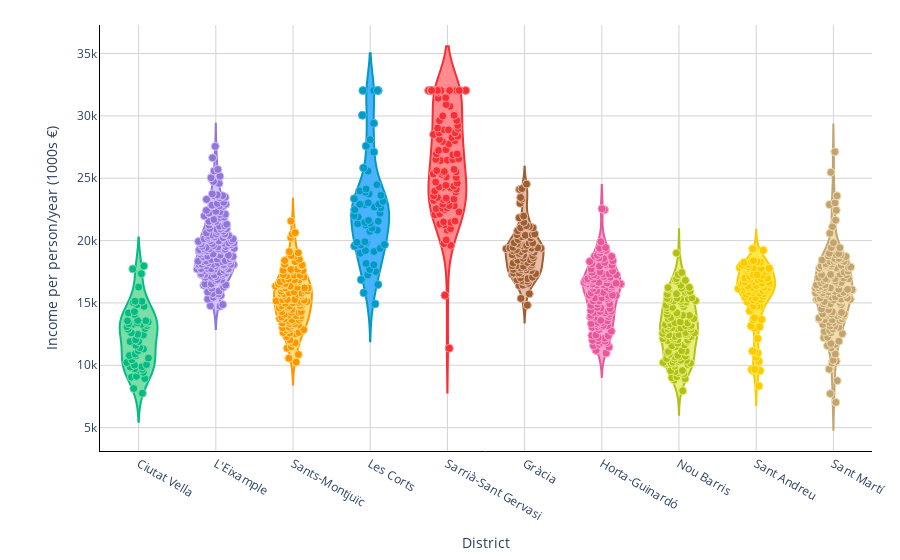

This figure's notebook cell:
### Markdown cell above
### 3.3. Visualizing income across districts
Even if our objective is to relate income and household size, it's a good practice to start by visualizing each variable on its own. We'll first visualize, then, how income is distributed across our census sections. Since there are 1068 census areas in the city, we'll group them by district. With such abundant data points, it's helpful to also represent the general trend as a density. One of the most intuitive ways of doing so are violin plots.

Below is the code to create the visualization with the help of the plotly library. Instead of the more sparse plotly express, I like to use plotly's graphical objects, which offer greater customization, even if at the expense of more lines of code. In this case, since I want the color of the data to depend on the district, I will have to define a for loop to assign the color and then append the violin to a list.

### Code cell
#create the list of violin objects with different colors

violins = [] #create an empty list

district_names = ['Ciutat Vella', "L'Eixample", 'Sants-Montjuïc', 'Les Corts', 'Sarrià-Sant Gervasi', 'Gràcia', 'Horta-Guinardó', 'Nou Barris', 'Sant Andreu', 'Sant Martí'] #list with each district's name, in the order we want it

for i, district_name in enumerate(district_names): #loop over all districts
    district_data = df_indivincome.loc[df_indivincome['district_name'] == district_name, 'income_per_person']

    violin = go.Violin( #defining parameters for the plot
        y=district_data,
        box_visible=False,
        line_color=palcolors[i],
        fillcolor=palcolors_light[i],
        points='all',
        pointpos=0,
        jitter=1,
        marker=dict(color=palcolors[i], size=8, line=dict(color=palcolors_light[i], width=1)),
        hoveron='points',
        name=district_name,
        showlegend=False,
        customdata=np.column_stack(( #choosing the columns to display information when hovering with the mouse on the data points
            df_indivincome.loc[df_indivincome['district_name'] == district_name, 'district_name'],
            df_indivincome.loc[df_indivincome['district_name'] == district_name, 'neighborhood_name'],
            df_indivincome.loc[df_indivincome['district_name'] == district_name, 'census_section'],
            district_data
        )),
        hovertemplate=( #assigning a template to structure and label the aforementioned information
            '<br><b>District: %{customdata[0]}</b></br>'
            '<b>Neighborhood: %{customdata[1]}</b>'
            '<br><b>Census section: %{customdata[2]}</b></br>'
            '<b>Income: %{customdata[3]}</b><extra></extra>'
        )
    )
    violins.append(violin) #append current violin to the list

#create the figure
fig1 = go.Figure(data=violins, layout=mylayout)

#update my custom layout with some elements specific to this figure
fig1.update_layout(
    xaxis=dict(title='District'),
    yaxis=dict(title='Income per person/year (1000s €)'),
    margin=dict(l=100, r=25, b=50, t=25),#customizing margins
    showlegend=False #no legends
)

#show the figure
fig1.show()

### Figure 1 — Plotly figure (JSON) as saved in the notebook; plotly's stock layout.template omitted (floating-point values rounded to 4 significant figures; data arrays with more than 128 entries replaced by an {"elided": "..."} marker saying what was removed)
{"data": [{"box": {"visible": false}, "customdata": {"elided": "54x4 mixed values"}, "fillcolor": "#7ADFA7", "hoveron": "points", "hovertemplate": "<br><b>District: %{customdata[0]}</b></br><b>Neighborhood: %{customdata[1]}</b><br><b>Census section: %{customdata[2]}</b></br><b>Income: %{customdata[3]}</b><extra></extra>", "jitter": 1, "line": {"color": "#04BB85"}, "marker": {"color": "#04BB85", "line": {"color": "#7ADFA7", "width": 1}, "size": 8}, "name": "Ciutat Vella", "pointpos": 0, "points": "all", "showlegend": false, "type": "violin", "y": [11166, 9115, 9431, 10898, 9717, 10214, 9880, 7755, 10011, 8936, 8137, 10578, 10757, 10052, 10444, 9623, 9048, 9854, 9665, 14725, 14304, 15141, 15038, 14081, 14859, 13379, 12429, 11413, 11300, 11604, 15133, 12890, 13175, 12947, 13476, 13402, 12033, 13289, 13332, 11903, 13567, 17964, 16272, 14198, 12601, 13294, 10784, 13097, 13589, 11908, 17727, 12487, 13563, 17342]}, {"box": {"visible": false}, "customdata": {"elided": "173x4 mixed values"}, "fillcolor": "#D5C2FF", "hoveron": "points", "hovertemplate": "<br><b>District: %{customdata[0]}</b></br><b>Neighborhood: %{customdata[1]}</b><br><b>Census section: %{customdata[2]}</b></br><b>Income: %{customdata[3]}</b><extra></extra>", "jitter": 1, "line": {"color": "#8F76D7"}, "marker": {"color": "#8F76D7", "line": {"color": "#D5C2FF", "width": 1}, "size": 8}, "name": "L'Eixample", "pointpos": 0, "points": "all", "showlegend": false, "type": "violin", "y": {"elided": "173 int values"}}, {"box": {"visible": false}, "customdata": {"elided": "117x4 mixed values"}, "fillcolor": "#FFE07F", "hoveron": "points", "hovertemplate": "<br><b>District: %{customdata[0]}</b></br><b>Neighborhood: %{customdata[1]}</b><br><b>Census section: %{customdata[2]}</b></br><b>Income: %{customdata[3]}</b><extra></extra>", "jitter": 1, "line": {"color": "#FF9500"}, "marker": {"color": "#FF9500", "line": {"color": "#FFE07F", "width": 1}, "size": 8}, "name": "Sants-Montjuïc", "pointpos": 0, "points": "all", "showlegend": false, "type": "violin", "y": [14247, 13238, 12578, 15018, 13965, 13622, 14036, 13008, 14594, 12625, 11481, 13185, 12518, 12020, 12854, 11779, 11728, 13871, 12919, 15696, 15268, 14977, 12823, 13386, 11802, 13981, 15254, 16508, 13058, 14732, 13753, 12628, 10569, 13542, 15149, 16205, 16201, 10862, 10253, 18097, 15260, 15009, 16679, 14226, 16342, 18791, 15222, 18503, 16166, 16854, 13296, 15113, 14259, 16441, 15814, 15558, 15600, 19114, 14638, 17070, 15119, 15918, 15062, 16876, 16261, 14794, 16197, 14292, 17274, 13649, 13716, 14094, 16840, 16459, 14718, 14766, 14471, 14565, 13347, 15269, 15983, 17703, 17592, 17681, 17565, 20636, 18744, 15939, 18315, 20224, 17221, 17178, 17620, 18401, 16746, 15753, 12301, 13798, 16691, 15773, 16558, 15895, 16400, 15703, 15724, 16349, 16925, 16315, 17220, 17987, 18035, 19022, 21563, 20519, 14303, 13518, 11370]}, {"box": {"visible": false}, "customdata": {"elided": "57x4 mixed values"}, "fillcolor": "#49B3FF", "hoveron": "points", "hovertemplate": "<br><b>District: %{customdata[0]}</b></br><b>Neighborhood: %{customdata[1]}</b><br><b>Census section: %{customdata[2]}</b></br><b>Income: %{customdata[3]}</b><extra></extra>", "jitter": 1, "line": {"color": "#019BBF"}, "marker": {"color": "#019BBF", "line": {"color": "#49B3FF", "width": 1}, "size": 8}, "name": "Les Corts", "pointpos": 0, "points": "all", "showlegend": false, "type": "violin", "y": [19560, 21553, 21399, 19655, 19197, 19820, 16869, 17678, 19377, 21245, 23153, 21353, 22913, 24480, 21460, 23031, 21899, 23356, 27099, 22922, 25576, 21986, 32039, 30055, 20994, 22198, 23982, 21620, 24135, 22883, 19907, 18983, 19120, 23629, 22479, 18061, 19682, 19857, 18164, 14924, 16471, 15808, 22614, 17519, 17251, 25831, 20835, 22687, 27584, 32039, 23882, 32039, 20738, 29408, 32039, 28091, 23741]}, {"box": {"visible": false}, "customdata": {"elided": "98x4 mixed values"}, "fillcolor": "#FF8B8F", "hoveron": "points", "hovertemplate": "<br><b>District: %{customdata[0]}</b></br><b>Neighborhood: %{customdata[1]}</b><br><b>Census section: %{customdata[2]}</b></br><b>Income: %{customdata[3]}</b><extra></extra>", "jitter": 1, "line": {"color": "#F62F36"}, "marker": {"color": "#F62F36", "line": {"color": "#FF8B8F", "width": 1}, "size": 8}, "name": "Sarrià-Sant Gervasi", "pointpos": 0, "points": "all", "showlegend": false, "type": "violin", "y": [15609, 24298, 25067, 29020, 28881, 32039, 26450, 28510, 24433, 22590, 26954, 22557, 24361, 26875, 24606, 20831, 32039, 24121, 28882, 28365, 32039, 31459, 21564, 30766, 32039, 32039, 32039, 28626, 31998, 32039, 32039, 32039, 28111, 11363, 32039, 29621, 22303, 23592, 29997, 22151, 25302, 23455, 22791, 25508, 26567, 31896, 28010, 28998, 30910, 25096, 29638, 32039, 32039, 32039, 32039, 28645, 32039, 31425, 27290, 30049, 24283, 27750, 28264, 25613, 23322, 27942, 27237, 25340, 23900, 24230, 22919, 26494, 23972, 26419, 22459, 25714, 26513, 25536, 24694, 22807, 22614, 21454, 21253, 20950, 20052, 21320, 23403, 23219, 23237, 21497, 22069, 29232, 25458, 26953, 19762, 19615, 23283, 20828]}, {"box": {"visible": false}, "customdata": {"elided": "87x4 mixed values"}, "fillcolor": "#E9BEA8", "hoveron": "points", "hovertemplate": "<br><b>District: %{customdata[0]}</b></br><b>Neighborhood: %{customdata[1]}</b><br><b>Census section: %{customdata[2]}</b></br><b>Income: %{customdata[3]}</b><extra></extra>", "jitter": 1, "line": {"color": "#9D5E31"}, "marker": {"color": "#9D5E31", "line": {"color": "#E9BEA8", "width": 1}, "size": 8}, "name": "Gràcia", "pointpos": 0, "points": "all", "showlegend": false, "type": "violin", "y": [16744, 18046, 17007, 18961, 24534, 19814, 19288, 24101, 21130, 20529, 23459, 17306, 16861, 15364, 14819, 15734, 17816, 18217, 18867, 20212, 18754, 24168, 19352, 20472, 19276, 20478, 17324, 19759, 17593, 19342, 17669, 18613, 17646, 21464, 19797, 19395, 18425, 17396, 20084, 20306, 21965, 19377, 23333, 19421, 18867, 16688, 17686, 18821, 16394, 19246, 17901, 17941, 16566, 17975, 17411, 16791, 19116, 18461, 17350, 17818, 16421, 17066, 19579, 21031, 17346, 19065, 21024, 19712, 17973, 19609, 20424, 18795, 18192, 21193, 19652, 16947, 17585, 19397, 18582, 18257, 19173, 20791, 18391, 19828, 22988, 21830, 19455]}, {"box": {"visible": false}, "customdata": {"elided": "123x4 mixed values"}, "fillcolor": "#FFA4D3", "hoveron": "points", "hovertemplate": "<br><b>District: %{customdata[0]}</b></br><b>Neighborhood: %{customdata[1]}</b><br><b>Census section: %{customdata[2]}</b></br><b>Income: %{customdata[3]}</b><extra></extra>", "jitter": 1, "line": {"color": "#E65898"}, "marker": {"color": "#E65898", "line": {"color": "#FFA4D3", "width": 1}, "size": 8}, "name": "Horta-Guinardó", "pointpos": 0, "points": "all", "showlegend": false, "type": "violin", "y": [19208, 16633, 17451, 16429, 16394, 18604, 16434, 18031, 16108, 17481, 16741, 15818, 19440, 14800, 16744, 18381, 16861, 16242, 16938, 16536, 18322, 15317, 13840, 16576, 15155, 15971, 14938, 15635, 17566, 14408, 14553, 16522, 17178, 18246, 18748, 19037, 16625, 16592, 17108, 17070, 15601, 17249, 16664, 17946, 15824, 15587, 16158, 16896, 16494, 15464, 15631, 19908, 18014, 22473, 22552, 18031, 18559, 17727, 13195, 12739, 13428, 13312, 11462, 11937, 10979, 11682, 11574, 11194, 11844, 11813, 14311, 13445, 12227, 12874, 12171, 12372, 12425, 11999, 12393, 13184, 14233, 13129, 13044, 13343, 13598, 13087, 13899, 13561, 16489, 14200, 14228, 11962, 14348, 15406, 15847, 14643, 17325, 19254, 18827, 16795, 16524, 15605, 14592, 14097, 17329, 16279, 18725, 16483, 13882, 17117, 19268, 16977, 15161, 18151, 19383, 16443, 16944, 16462, 14319, 14915, 14003, 15397, 17253]}, {"box": {"visible": false}, "customdata": {"elided": "117x4 mixed values"}, "fillcolor": "#E5F075", "hoveron": "points", "hovertemplate": "<br><b>District: %{customdata[0]}</b></br><b>Neighborhood: %{customdata[1]}</b><br><b>Census section: %{customdata[2]}</b></br><b>Income: %{customdata[3]}</b><extra></extra>", "jitter": 1, "line": {"color": "#B1C019"}, "marker": {"color": "#B1C019", "line": {"color": "#E5F075", "width": 1}, "size": 8}, "name": "Nou Barris", "pointpos": 0, "points": "all", "showlegend": false, "type": "violin", "y": [15386, 16809, 15308, 14070, 15919, 15265, 16418, 15842, 14604, 17266, 16946, 15876, 15114, 15113, 13679, 14632, 16752, 15734, 14003, 14694, 15295, 15180, 13684, 12015, 13163, 15064, 16107, 14007, 12429, 13479, 14613, 14389, 10184, 11637, 14199, 11491, 13194, 12044, 12919, 11011, 9086, 14914, 13414, 11169, 11120, 12117, 10145, 9577, 12127, 16905, 16226, 14816, 16179, 15399, 18999, 13830, 14088, 13170, 14544, 15352, 13675, 15154, 17439, 13092, 10161, 9500, 11556, 10217, 10670, 10383, 11106, 12439, 10246, 10309, 12291, 12561, 10397, 11079, 10734, 11764, 10476, 12256, 12459, 13389, 11912, 12881, 12615, 12945, 12480, 13267, 12975, 13743, 12805, 13747, 15693, 13009, 12450, 11981, 12306, 12619, 13323, 10875, 9398, 10546, 10663, 9940, 10796, 10066, 9561, 7957, 8813, 8926, 9011, 9494, 9328, 10132, 16248]}, {"box": {"visible": false}, "customdata": {"elided": "95x4 mixed values"}, "fillcolor": "#FFE947", "hoveron": "points", "hovertemplate": "<br><b>District: %{customdata[0]}</b></br><b>Neighborhood: %{customdata[1]}</b><br><b>Census section: %{customdata[2]}</b></br><b>Income: %{customdata[3]}</b><extra></extra>", "jitter": 1, "line": {"color": "#FDC903"}, "marker": {"color": "#FDC903", "line": {"color": "#FFE947", "width": 1}, "size": 8}, "name": "Sant Andreu", "pointpos": 0, "points": "all", "showlegend": false, "type": "violin", "y": [8337, 9565, 9676, 10317, 13149, 10638, 9671, 19225, 14670, 12999, 11087, 9572, 11139, 10989, 16364, 16187, 16269, 17558, 17593, 17726, 18272, 17896, 17241, 18041, 18254, 17987, 19339, 15969, 17826, 17776, 13645, 15799, 14364, 15911, 17129, 13677, 17492, 16853, 17812, 16135, 18375, 15506, 16988, 17245, 18308, 18227, 16582, 15688, 17883, 17686, 16678, 18243, 17824, 13809, 16945, 14733, 16714, 15977, 15781, 18307, 16406, 18082, 17207, 15430, 17764, 14608, 16871, 16092, 12138, 14705, 13082, 16848, 15272, 15110, 15138, 15977, 15733, 17000, 16154, 16030, 16260, 16654, 17776, 16484, 16143, 16934, 14762, 15410, 15227, 16236, 16506, 16219, 16594, 16517, 15472]}, {"box": {"visible": false}, "customdata": {"elided": "147x4 mixed values"}, "fillcolor": "#F4DDAD", "hoveron": "points", "hovertemplate": "<br><b>District: %{customdata[0]}</b></br><b>Neighborhood: %{customdata[1]}</b><br><b>Census section: %{customdata[2]}</b></br><b>Income: %{customdata[3]}</b><extra></extra>", "jitter": 1, "line": {"color": "#C1A471"}, "marker": {"color": "#C1A471", "line": {"color": "#F4DDAD", "width": 1}, "size": 8}, "name": "Sant Martí", "pointpos": 0, "points": "all", "showlegend": false, "type": "violin", "y": {"elided": "147 int values"}}], "layout": {"margin": {"b": 50, "l": 100, "r": 25, "t": 25}, "paper_bgcolor": "white", "plot_bgcolor": "white", "showlegend": false, "xaxis": {"gridcolor": "lightgrey", "linecolor": "black", "title": {"text": "District"}}, "yaxis": {"gridcolor": "lightgrey", "linecolor": "black", "title": {"text": "Income per person/year (1000s €)"}}}}
